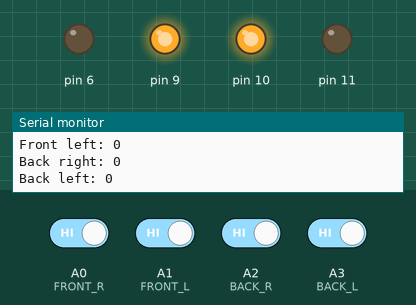
A sketch run on a simulated Arduino Uno, built with avr-gcc and run on an emulated ATmega328P. Parts: output pins drawn as LEDs (lit = HIGH), the last lines printed to the serial monitor. The test bench sets the inputs (shaded band); at power-on: A0 (FRONT_R), A1 (FRONT_L), A2 (BACK_R), A3 (BACK_L) HIGH.

Above: at 1.8 s.
1.9 s: A0 (FRONT_R) driven LOW
At 3.0 s:
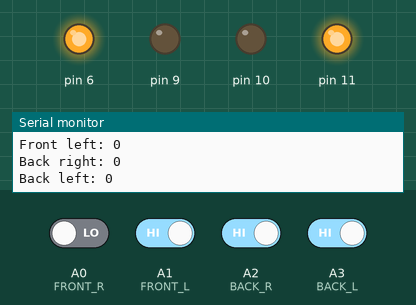
3.5 s: A2 (BACK_R) driven LOW
At 4.3 s:
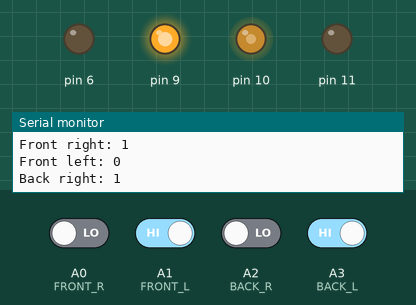
5.0 s: A1 (FRONT_L) driven LOW
At 6.2 s:
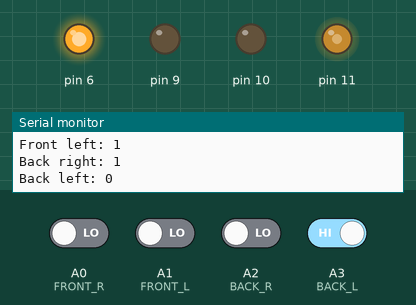
6.5 s: A3 (BACK_L) driven LOW
At 7.4 s:
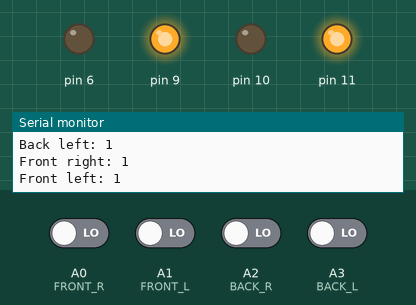
8.0 s: A0 (FRONT_R) driven HIGH
At 9.2 s:
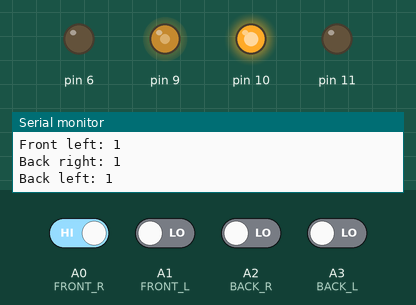
9.5 s: A0 (FRONT_R) driven LOW
At 10.7 s:
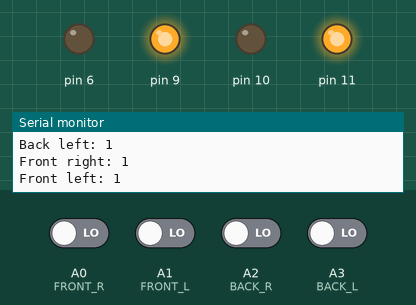
Timing chart, 0 to 12.0 s (numbered marks = the images above; inputs shaded):
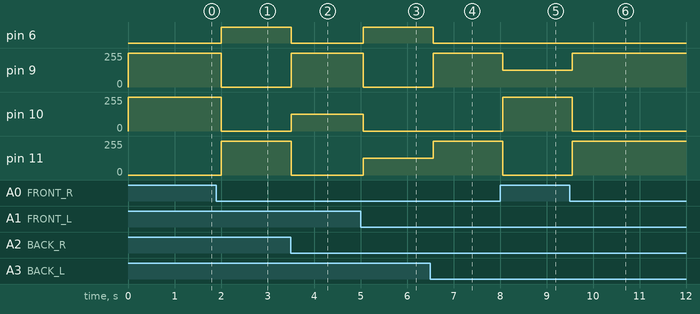

Measured:
- after the input at 1.9 s, pin 6: LOW → HIGH after 0.10 s; pin 9, pin 10: 255/255 → 0/255 after 0.10 s; pin 11: 0/255 → 255/255 after 0.10 s
- after the input at 3.5 s, pin 6: HIGH → LOW at once; pin 9: 0/255 → 255/255 at once; pin 10: 0/255 → 127/255 at once; pin 11: 255/255 → 0/255 at once
- after the input at 5.0 s, pin 6: LOW → HIGH after 0.06 s; pin 9: 255/255 → 0/255 after 0.06 s; pin 10: 127/255 → 0/255 after 0.06 s; pin 11: 0/255 → 127/255 after 0.06 s
- after the input at 6.5 s, pin 6: HIGH → LOW after 0.06 s; pin 9: 0/255 → 255/255 after 0.06 s; pin 11: 127/255 → 255/255 after 0.06 s
- after the input at 8.0 s, pin 9: 255/255 → 127/255 after 0.05 s; pin 10: 0/255 → 255/255 after 0.05 s; pin 11: 255/255 → 0/255 after 0.05 s
- after the input at 9.5 s, pin 9: 127/255 → 255/255 after 0.06 s; pin 10: 255/255 → 0/255 after 0.06 s; pin 11: 0/255 → 255/255 after 0.06 s

The sketch:

Robot.ino
```cpp
#include "MotorController.h"
#include "UltrasonicSensor.h"

#define RELEASE 0
#define TEST_US 1
#define TEST_MOTOR 2
#define TEST_SWITCHES 3

//Ultrasonic Sensor pins
#define FRONT_ECHO 12
#define FRONT_TRIG 8
#define RIGHT_ECHO 3
#define RIGHT_TRIG 2
#define LEFT_ECHO 7
#define LEFT_TRIG 5

//Limit Switches pins
#define FRONT_R A0
#define FRONT_L A1
#define BACK_R A2
#define BACK_L A3

MotorController wheels;
UltrasonicSensor front;
UltrasonicSensor right;
UltrasonicSensor left;

bool frontR;
bool frontL;
bool backR;
bool backL;

bool forward;
bool backward;

const int build_type = RELEASE;

void setup() {
  // put your setup code here, to run once:

  wheels.init(11, 10, 9, 6);
  front.init(FRONT_TRIG, FRONT_ECHO);
  right.init(RIGHT_TRIG, RIGHT_ECHO);
  left.init(LEFT_TRIG, LEFT_ECHO);

  pinMode(FRONT_R, INPUT);
  pinMode(FRONT_L, INPUT);
  pinMode(BACK_R, INPUT);
  pinMode(BACK_L, INPUT);

  frontR = false;
  frontL = false;
  backR = false;
  backL = false;

  forward = false;
  backward = false;

  Serial.begin(9600);

}

void testUS(){
  Serial.println("cm distances: ");
  Serial.println("front: " );
  Serial.println(front.getcmDistance());
  Serial.println("right: " );
  Serial.println(right.getcmDistance());
  Serial.println("left: " );
  Serial.println(left.getcmDistance());
}

void testMotor(){
  wheels.spin(1, 1);
}

void testSwitches(){
  checkBounds();
  Serial.println("front right: ");
  Serial.println(frontR);

  Serial.println("front left: ");
  Serial.println(frontL);

  Serial.println("back right: ");
  Serial.println(backR);

  Serial.println("back left: ");
  Serial.println(backL);

  delay(1000);
}

bool checkBounds(){
  //false means you're out
  frontR = (digitalRead(FRONT_R) == 0);
  frontL = (digitalRead(FRONT_L) == 0);
  backR = (digitalRead(BACK_R) == 0);
  backL = (digitalRead(BACK_L) == 0);
  return (frontR && frontL && backR && backL);
}

void stayIn(){
      if (!frontR && !frontL){
        wheels.spin(-1, -1);
        delay(500);
      }
      else if (!backR && !backL){
        wheels.spin(1, 1);
        delay(500);
      }
      else if (!frontR){
        wheels.spin(-1, -0.5);
        delay(500);
      }
      else if (!frontL){
        wheels.spin(-0.5, -1);
      }
      else if (!backR){
        wheels.spin(1, 0.5);
        delay(500);
      }
      else if (!backL){
        wheels.spin(0.5, 1);
        delay(500);
      }
      return;
}


void loop() {
  // put your main code here, to run repeatedly:

  if (build_type == TEST_US){
    testUS();
  }
  if (build_type == TEST_SWITCHES){
    testSwitches();
  }
  if (build_type == TEST_MOTOR){
    testMotor();
  }
  if (build_type == RELEASE){


  //are we falling out? if so, back up
    if (checkBounds() == false){
      stayIn();
    }
/*
  //if the other robot is getting uncomfortably close from the sides we move
    else if (left.getcmDistance() < 7 || right.getcmDistance() < 7){
      wheels.spin(1, 1);
      delay(500);
    }
*/
    else{
      wheels.spin(1,-1);
      //if (front.getcmDistance() < 10){
        //wheels.spin(1,1);
      }
    }

/*
    Serial.print("front: ");
    Serial.println(front.getcmDistance());
    Serial.print("right: ");
    Serial.println(right.getcmDistance());
    Serial.print("left: ");
    Serial.println(left.getcmDistance());
*/

    Serial.print("Front right: ");
    Serial.println(frontR);
    Serial.print("Front left: ");
    Serial.println(frontL);
    Serial.print("Back right: ");
    Serial.println(backR);
    Serial.print("Back left: ");
    Serial.println(backL);
  }
```

MotorController.cpp
```cpp
#include "MotorController.h"
#include "Arduino.h"

//change so that you enter floats 0-1

MotorController::MotorController(){
}

void MotorController::spin(float right, float left){
//will it always be 1-2?
    rightVel = right;
    leftVel = left;

    if (right >= 0){
      analogWrite(Rpin1, right * 255);
      analogWrite(Rpin2, 0);
    }

    else if (right < 0){
      analogWrite(Rpin1, 0);
      analogWrite(Rpin2, abs(right) * 255);
    }

    if (left >= 0){
      analogWrite(Lpin1, 0);
      analogWrite(Lpin2, left * 255);
    }

    else if (left < 0){
      analogWrite(Lpin1, abs(left)*255);
      analogWrite(Lpin2, 0);
    }
}

float MotorController::getRSpin(){
  return rightVel;
}

float MotorController::getLSpin(){
  return leftVel;
}

void MotorController::init(int R1, int R2, int L1, int L2){
	this->Rpin1 = R1;
    pinMode(Rpin1, OUTPUT);
	this->Rpin2 = R2;
    pinMode(Rpin2, OUTPUT);
	this->Lpin1 = L1;
    pinMode(Lpin1, OUTPUT);
	this->Lpin2 = L2;
    pinMode(Lpin2, OUTPUT);
}
```

MotorController.h
```cpp
#ifndef MOTOR_H
#define MOTOR_H

class MotorController{
	public:
    MotorController();

    void init(int R1, int R2, int L1, int L2);

    void spin(float right, float left);

    float getRSpin();

    float getLSpin();

	private:
    int Rpin1;
    int Rpin2;
    int Lpin1;
    int Lpin2;

    float rightVel;
    float leftVel;
};

#endif
```

UltrasonicSensor.cpp
```cpp
#include "UltrasonicSensor.h"

UltrasonicSensor::UltrasonicSensor(){
}

void UltrasonicSensor::init(int trigger, int echo){
	trigPin = trigger;
	echoPin = echo;

	pinMode(trigPin, OUTPUT);
	pinMode(echoPin, INPUT);
}

float UltrasonicSensor::getcmDistance(){
  float duration;

  digitalWrite(trigPin, LOW);
  delayMicroseconds(5);
  digitalWrite(trigPin, HIGH);
  delayMicroseconds(10);
  digitalWrite(trigPin, LOW);

  duration = pulseIn(echoPin, HIGH);
  return duration*0.01715;
}
```

UltrasonicSensor.h
```cpp
#ifndef SENSOR_H
#define SENSOR_H

#include "Arduino.h"


class UltrasonicSensor{
	public:
		UltrasonicSensor();

		float getcmDistance();
		void init(int trigger, int echo);

	private:
		int trigPin;
		int echoPin;

};

#endif
```
